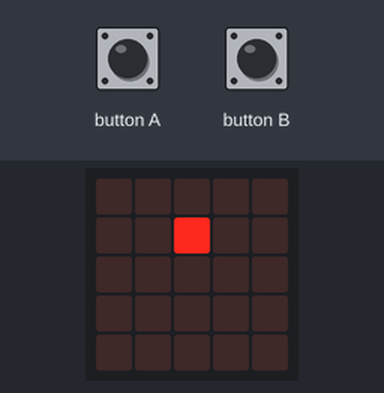
Simulated run of this program. Board: BBC micro:bit (MakeCode). Parts: the board's 5×5 LED display. Random numbers come from a fixed seed.

Above: at 0.1 s.
At 4.1 s:
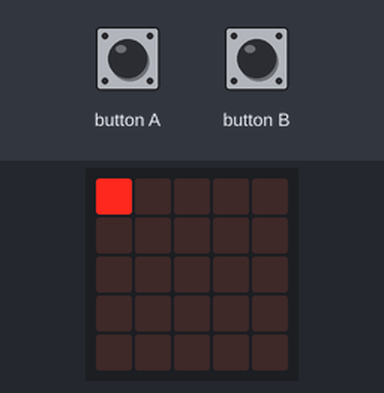
At 9.2 s:
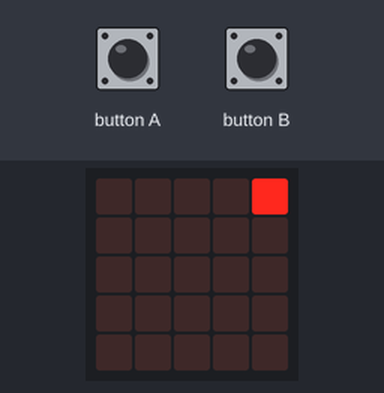
At 19.4 s:
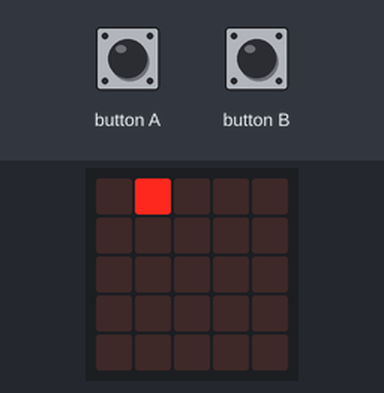
At 28.6 s:
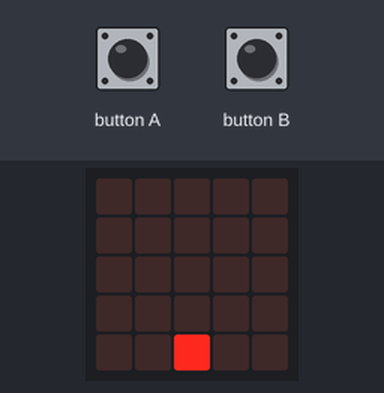
At 38.8 s:
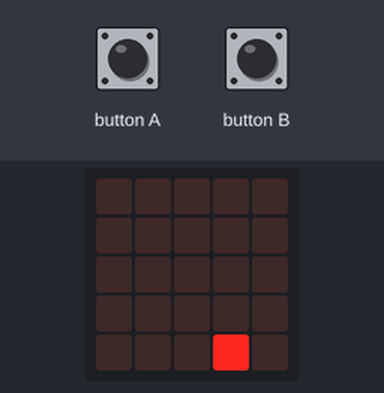

Measured:
- what the display in image 1 shows lasts 1.0 s, from 4.1 s to 5.1 s

The program:

main.ts
```typescript
let x = 2;
let y = 0;
let move_place = 0;

input.onButtonPressed(Button.A, function () {
    move_place = -1;
});

input.onButtonPressed(Button.B, function () {
    move_place = 1;
});

function move(){
    if(move_place == 0){
        return;
    } else if (move_place + x > 0 && move_place + x < 4){

    }
    move_place = 0;
}

basic.forever(function () {
    led.unplot(x, y);
    y++;
    if (y > 4) {
        y = 0;
        x = Math.floor(Math.random() * 5);
    }
    led.plot(x, y);
    basic.pause(1000);
});
```

test.ts
```typescript
// 在這裡測試；當此封包作為擴充功能時，將不會編譯此內容。
```
